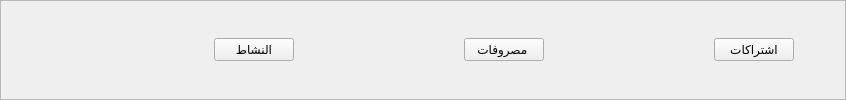
                     <widget class="QFrame" name="frame_64">
                      <property name="minimumSize">
                       <size>
                        <width>50</width>
                        <height>40</height>
                       </size>
                      </property>
                      <property name="frameShape">
                       <enum>QFrame::StyledPanel</enum>
                      </property>
                      <property name="frameShadow">
                       <enum>QFrame::Raised</enum>
                      </property>
                      <layout class="QHBoxLayout" name="horizontalLayout">
                       <item>
                        <widget class="QPushButton" name="pushButton_75">
                         <property name="styleSheet">
                          <string notr="true">border:0;</string>
                         </property>
                         <property name="text">
                          <string/>
                         </property>
                         <property name="icon">
                          <iconset resource="resources.qrc">
                           <normaloff>:/blue/icons/home.svg</normaloff>:/blue/icons/home.svg</iconset>
                         </property>
                         <property name="iconSize">
                          <size>
                           <width>30</width>
                           <height>30</height>
                          </size>
                         </property>
                        </widget>
                       </item>
                       <item>
                        <spacer name="horizontalSpacer_7">
                         <property name="orientation">
                          <enum>Qt::Horizontal</enum>
                         </property>
                         <property name="sizeHint" stdset="0">
                          <size>
                           <width>164</width>
                           <height>20</height>
                          </size>
                         </property>
                        </spacer>
                       </item>
                       <item>
                        <widget class="QPushButton" name="pushButton_22">
                         <property name="text">
                          <string>النشاط</string>
                         </property>
                        </widget>
                       </item>
                       <item>
                        <spacer name="horizontalSpacer_6">
                         <property name="orientation">
                          <enum>Qt::Horizontal</enum>
                         </property>
                         <property name="sizeHint" stdset="0">
                          <size>
                           <width>164</width>
                           <height>20</height>
                          </size>
                         </property>
                        </spacer>
                       </item>
                       <item>
                        <widget class="QPushButton" name="pushButton_60">
                         <property name="text">
                          <string>مصروفات </string>
                         </property>
                        </widget>
                       </item>
                       <item>
                        <spacer name="horizontalSpacer_5">
                         <property name="orientation">
                          <enum>Qt::Horizontal</enum>
                         </property>
                         <property name="sizeHint" stdset="0">
                          <size>
                           <width>164</width>
                           <height>20</height>
                          </size>
                         </property>
                        </spacer>
                       </item>
                       <item>
                        <widget class="QPushButton" name="pushButton_61">
                         <property name="text">
                          <string>اشتراكات</string>
                         </property>
                        </widget>
                       </item>
                       <item>
                        <spacer name="horizontalSpacer_8">
                         <property name="orientation">
                          <enum>Qt::Horizontal</enum>
                         </property>
                         <property name="sizeHint" stdset="0">
                          <size>
                           <width>40</width>
                           <height>20</height>
                          </size>
                         </property>
                        </spacer>
                       </item>
                      </layout>
                     </widget>
